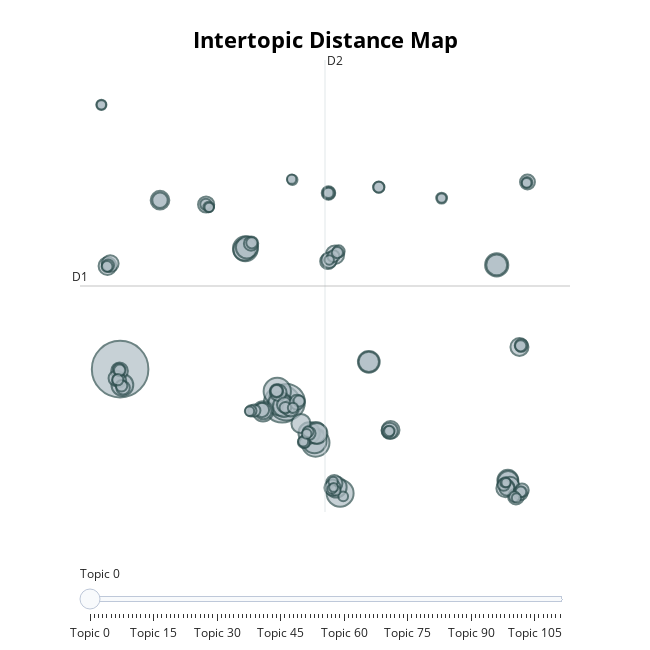

Notebook source saved alongside this figure:
### Markdown cell above
Visualizando os tópicos de maneira similar ao <a href="https://github.com/cpsievert/LDAvis">LDAvis</a>:

### Code cell
topic_model.visualize_topics()
